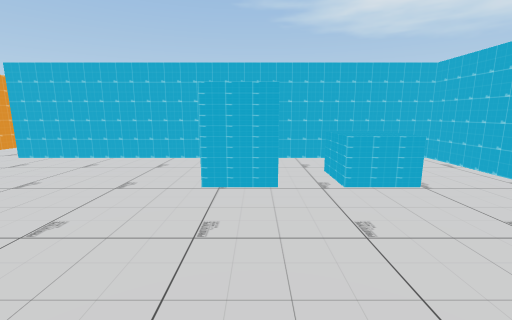
view 1 (above)

14 first-person views from a walk through a 3-D level made in the Unity game engine. The camera is 1.4 m above the floor, tilts 10° down and sees 90° across. The floor is counted in squares, 1 m on a side. Each view is taken from the middle of a square. On the plan, view 1 faces up. The plan holds only what a view shows up to about 13 squares ahead; the rest is blank. The place goes on beyond the plan. The player is left out. Some animated figures are left out. Some surface patterns are stand-ins.

view 2
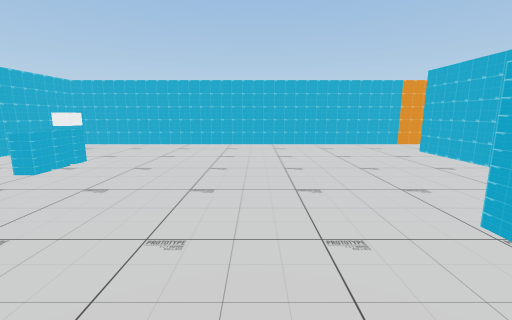

view 3
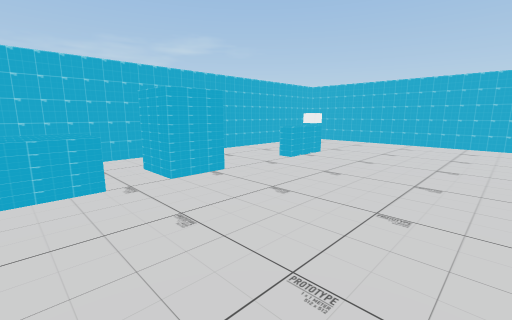

view 4
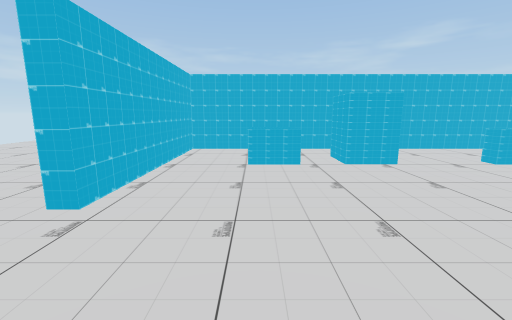

view 5
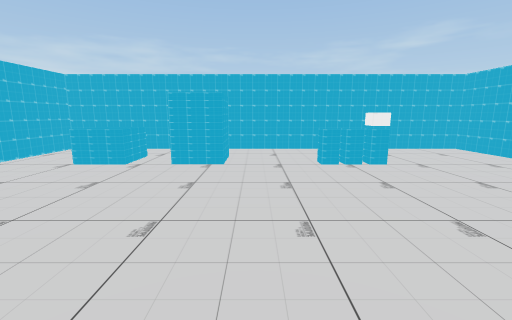

view 6
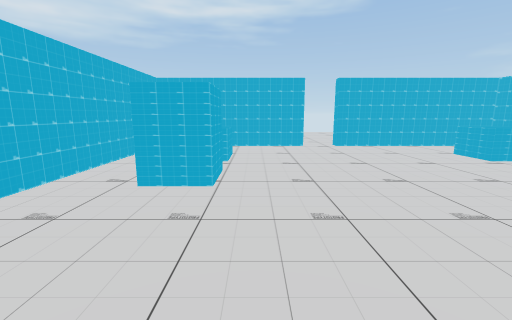

view 7
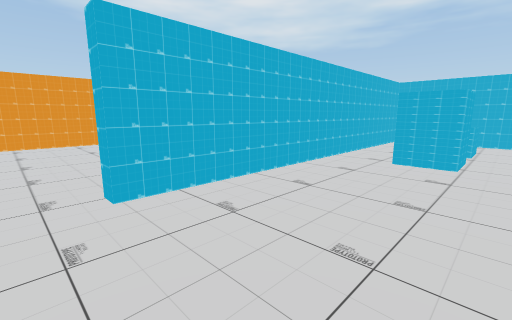

view 8
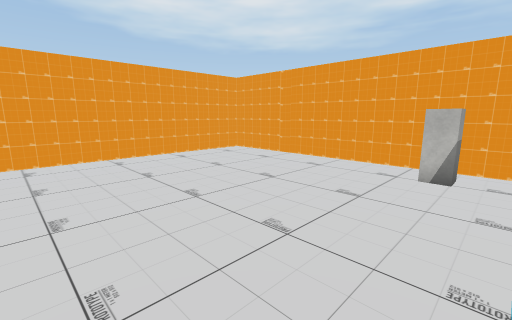

view 9
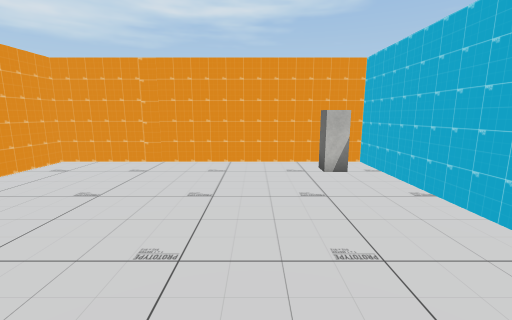

view 10
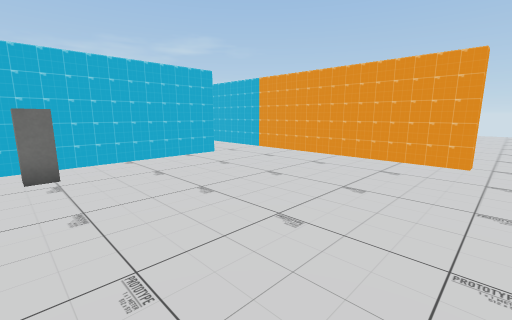

view 11
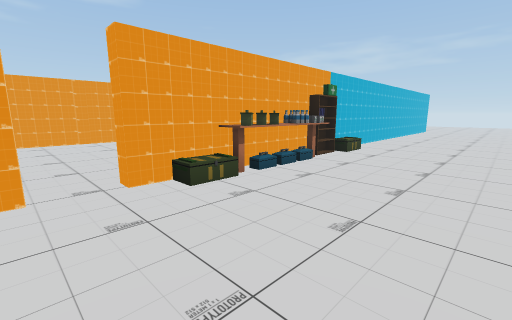

view 12
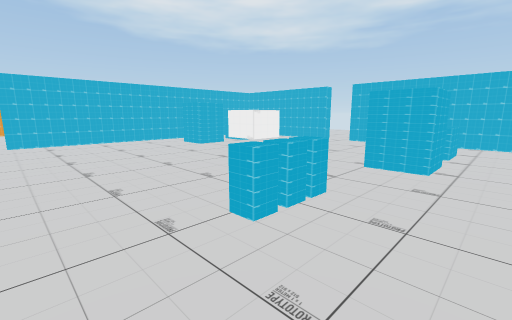

view 13
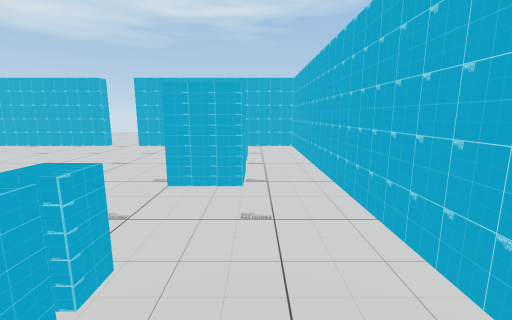

view 14
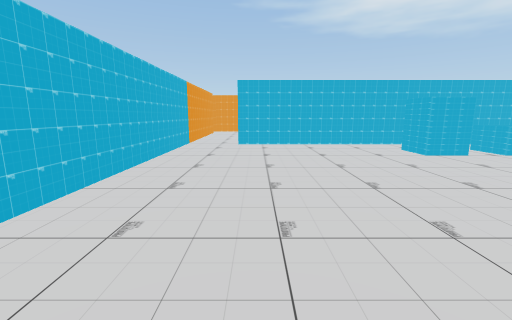

### Floor plan
Points are (right, up) in squares from view 1. A wall is a line through its corners. A room is listed if a view was taken in it or the views show most of it. See-through windows are left out.
Room 1 (views 1, 2, 3, 4, 5, 6, 7, 8, 12, 13, 14)
walls: (5.6, 1.8) (5.6, 8.3) (-7.9, 8.3) (-7.9, 8.8); (-10.4, 9.6) (-10.4, -6.7) (5.6, -6.7) (5.6, 0.3)
ways out: opening at (-8.5, 8.5) to room 2; opening at (6, 1) to room 3
objects: other object (-6, -4) to (-5, -3); other object (-4, -4) to (-4, -3); other object (-1, -5) to (0, -3); other object (-1, 5) to (0, 6); other object (2, -5) to (3, -3); other object (2, 5) to (3, 6)
Room 2 (views 9, 10)
walls: (-10.4, 16.3) (-10.4, 9.6); (-7.9, 8.8) (-1.4, 8.8) (-1.4, 17.8) (-9.1, 17.8)
ways out: opening at (-8.5, 8.5) to room 1; opening at (-10, 17) to room 3
objects: other object (-3, 10) to (-2, 10)
Room 3 (view 11)
walls: (5.6, 0.3) (6.2, 0.3); (6.2, 1.8) (5.6, 1.8); (-10.9, 4.4) (-10.9, 8.2); (-10.9, 12.5) (-10.9, 16.3) (-10.4, 16.3)
ways out: opening at (6, 1) to room 1; opening at (-10, 17) to room 2
objects: other object (-12, 11) to (-12, 14); other object (-11, 9); other object (-11, 10); other object (-11, 11); other object (-11, 12)

Positions as (right, up) in squares from view 1, and headings:
1: (0, 0), facing up
2: (2, 2), facing left
3: (3, 2), facing down-left
4: (3, 4), facing down
5: (-2, 4), facing down
6: (-6, 4), facing right
7: (-9, 4), facing up-right
8: (-9, 9), facing up-right
9: (-9, 12), facing right
10: (-2, 17), facing down-left
11: (-16, 18), facing down-right
12: (-8, -6), facing up-right
13: (-6, -5), facing right
14: (-7, -4), facing up
